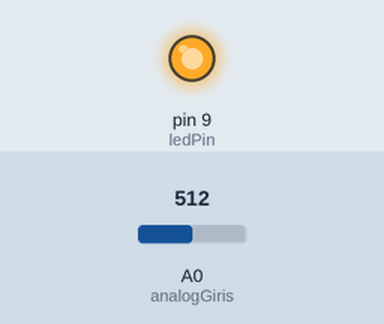
Recording of a sketch running on a simulated Arduino Uno, built with avr-gcc and run on an emulated ATmega328P. Parts: output pins drawn as LEDs (lit = HIGH). The inputs (shaded band) are chosen by the test bench; at power-on: A0 (analogGiris) = 512.

Above: at 2.8 s.
2.9 s: A0 (analogGiris) set to 122
7.5 s: A0 (analogGiris) set to 0
10.2 s: A0 (analogGiris) set to 306
At 11.3 s:
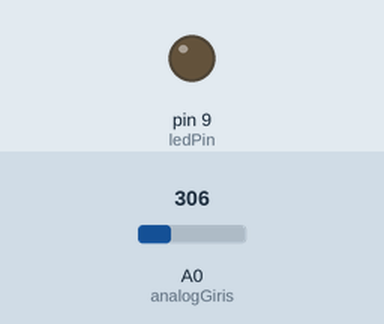
Timing chart, 0 to 20.1 s (numbered marks = the images above; inputs shaded):
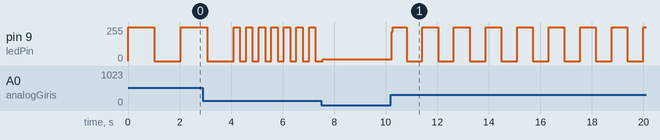

The sketch:

potansiyometre_hiz_ayari.ino
```cpp
const int analogGiris = A0;
const int ledPin=9;

void setup() {
  // put your setup code here, to run once:
  pinMode(analogGiris,INPUT);
  Serial.begin(9600);
  pinMode(ledPin,OUTPUT);
}

void loop() {
  // put your main code here, to run repeatedly:
  int deger = analogRead(analogGiris);
  int ledDeger=map(deger,0,1023,0,2046);
  digitalWrite(ledPin,HIGH);
  delay(ledDeger);
  digitalWrite(ledPin,LOW);
  delay(ledDeger);
  analogWrite(ledPin,ledDeger);
}
```

Measured:
- after the input at 10.2 s, pin 9 (ledPin): 12/255 → 220/255 at once, then repeats every 1.1 s: 255/255 0.54 s, 0/255 0.61 s
- by itself, pin 9 (ledPin): repeats every 0.49 s: 255/255 0.24 s, 0/255 0.24 s
